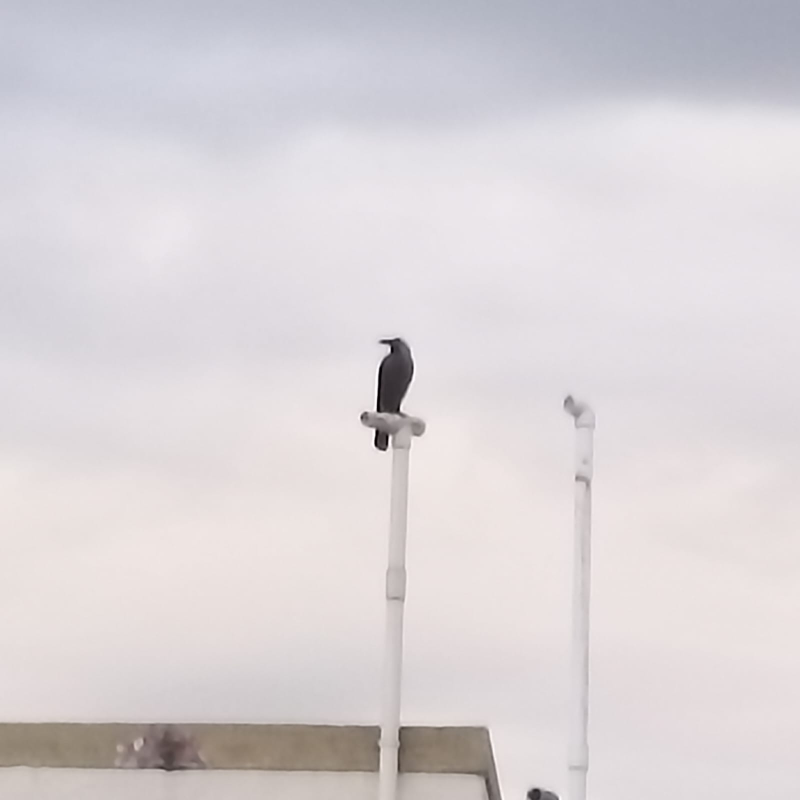
#> input picture experiments/8bitmaker/img1.jpeg, 1600 x 1600 px (shown at 1/2 size)
$ python main.py
#> lines starting #> are read from the running program, lines starting #| are printed output that depends on the picture
import cv2
from PIL import Image

width = 1600
height = 1600


path = "img1.jpeg"

image = cv2.imread(path)
#> image is the input picture: shape (1600, 1600, 3); mean B, G, R 216, 213.1, 218.6
print(image.shape)
#| (1600, 1600, 3)
image = cv2.resize(image, (128, 128))
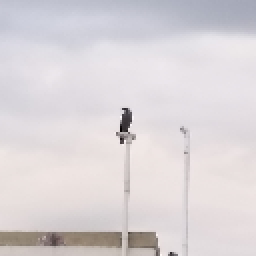
#> image: shape (128, 128, 3) (shown 2 times larger); mean B, G, R 216.1, 213.2, 218.7

image = cv2.resize(image,(width, height),interpolation=cv2.INTER_NEAREST)
#> image: shape (1600, 1600, 3)

cv2.imwrite('output_image.png', image)
